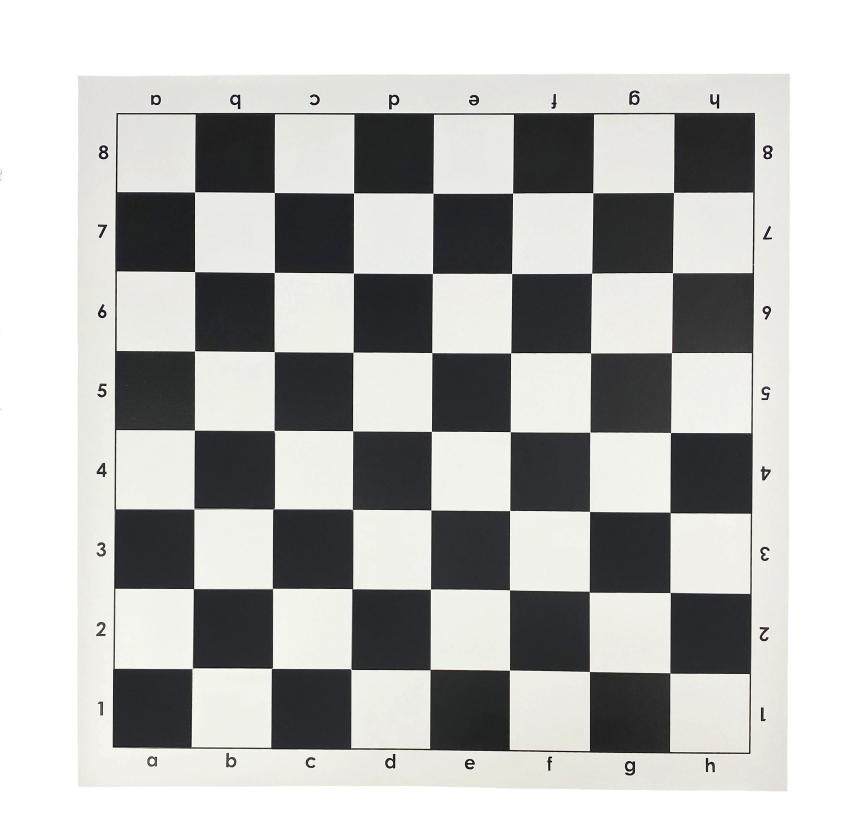
#> input picture Source for PE-20250718T112002Z-1-001/Source for PE/Feature Detection and Description/Image/chessboard.jpg, 2586 x 2506 px, found by its file name (shown at 1/3 size); the run also reads 1 picture not shown here
$ jupyter execute Pipeline_3_Feature_Detection_Fixed.ipynb
#> lines starting #> are read from the running program, lines starting #| are printed output that depends on the picture; after the words box and inside, x2 and y2 are one past the last pixel; in counts of white or black regions, pixels touching at a corner belong together
# 🔍 Pipeline 3: Feature Detection and Description
## Advanced Feature Analysis for Object Recognition

### 🎯 Problem Statement:
**"Detect, describe, and match features in images for object recognition and tracking"**

### 📋 Solution Approach:
1. **Corner Detection** → Find interest points using Harris and FAST
2. **Keypoint Detection** → Extract SIFT and SURF features
3. **Feature Description** → Create robust descriptors
4. **Feature Matching** → Match features between images
5. **Geometric Verification** → Filter matches using RANSAC
6. **Object Recognition** → Identify objects in scene

### 🔧 Techniques Used:
- Harris Corner Detection
- FAST corner detection
- SIFT (Scale-Invariant Feature Transform)
- SURF (Speeded-Up Robust Features)
- ORB (Oriented FAST and Rotated BRIEF)
- Feature matching and homography estimation

[cell 1]
import cv2
import numpy as np
import matplotlib.pyplot as plt
from scipy.spatial.distance import cdist

def show_results(images, titles, rows=2, cols=3, figsize=(15, 10)):
    """Display multiple images in a grid"""
    fig, axes = plt.subplots(rows, cols, figsize=figsize)
    axes = axes.flatten() if rows * cols > 1 else [axes]

    for i, (img, title) in enumerate(zip(images, titles)):
        if i >= len(axes):
            break
        ax = axes[i]

        if len(img.shape) == 3:
            ax.imshow(cv2.cvtColor(img, cv2.COLOR_BGR2RGB))
        else:
            ax.imshow(img, cmap='gray')
        ax.set_title(title, fontweight='bold')
        ax.axis('off')

    for j in range(i + 1, len(axes)):
        axes[j].axis('off')

    plt.tight_layout()
    plt.show()

# [35 lines left out: function create_test_images, not called in this run]

def draw_keypoints(img, keypoints, color=(0, 255, 0)):
    """Draw keypoints on image"""
    result = img.copy()
    for kp in keypoints:
        x, y = int(kp.pt[0]), int(kp.pt[1])
        cv2.circle(result, (x, y), 3, color, -1)
        # Draw orientation if available
        if hasattr(kp, 'angle') and kp.angle != -1:
            angle = np.radians(kp.angle)
            x2 = int(x + 10 * np.cos(angle))
            y2 = int(y + 10 * np.sin(angle))
            cv2.line(result, (x, y), (x2, y2), color, 1)
    return result

print("🔍 Feature Detection and Description Pipeline Ready!")

## 📖 Step 1: Load Images and Preprocessing

[cell 2]
# Try to load real images first
try:
    img1 = cv2.imread('D:/FPT_Material/Sem 4/CPV301/Source for PE/Feature Detection and Description/Image/chessboard.jpg')
#> img1 is the input picture: shape (2506, 2586, 3); mean B, G, R 184.1, 186, 185.7
    img2 = cv2.imread('D:/FPT_Material/Sem 4/CPV301/Source for PE/Feature Detection and Description/Image/home.jpg')

    if img1 is None or img2 is None:
        raise FileNotFoundError("Images not found")

    # Resize images if they're too large
    max_size = 500
    h1, w1 = img1.shape[:2]
    if max(h1, w1) > max_size:
        scale = max_size / max(h1, w1)
        new_w1, new_h1 = int(w1 * scale), int(h1 * scale)
        img1 = cv2.resize(img1, (new_w1, new_h1))
#> img1: shape (484, 500, 3)

    h2, w2 = img2.shape[:2]
    if max(h2, w2) > max_size:
        scale = max_size / max(h2, w2)
        new_w2, new_h2 = int(w2 * scale), int(h2 * scale)
        img2 = cv2.resize(img2, (new_w2, new_h2))

    print("✅ Loaded images from files")

except:
    print("⚠️ Creating synthetic test images...")
    img1, img2 = create_test_images()

# Convert to grayscale for feature detection
gray1 = cv2.cvtColor(img1, cv2.COLOR_BGR2GRAY)
gray2 = cv2.cvtColor(img2, cv2.COLOR_BGR2GRAY)
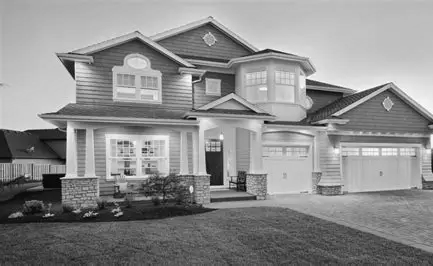
#> gray2: shape (266, 433); min 0, max 255, mean 140.6

print(f"📊 Image Information:")
print(f"Image 1 shape: {img1.shape}")
#| Image 1 shape: (484, 500, 3)
print(f"Image 2 shape: {img2.shape}")
#| Image 2 shape: (266, 433, 3)

# Show original images
show_results(
    [cv2.cvtColor(img1, cv2.COLOR_BGR2RGB), cv2.cvtColor(img2, cv2.COLOR_BGR2RGB)],
    ['Image 1', 'Image 2'],
    rows=1, cols=2, figsize=(12, 6)
)
#> the loop in show_results, `for i, (img, title) in enumerate(zip(images, titles)):` made 2 passes
#> title on passes 1 to 2: 'Image 1', 'Image 2'

## 🎯 Step 2: Corner Detection

[cell 3]
# ========================================
# 2.1 Harris Corner Detection
# ========================================

def harris_corner_detection(img, k=0.04, threshold=0.01):
    """Harris corner detection with detailed analysis"""
#> called with k = 0.04, threshold = 0.01
    # Convert to float
    img_float = np.float32(img)

    # Calculate Harris response
    harris_response = cv2.cornerHarris(img_float, 2, 3, k)

    # Threshold for corner detection
    corners = harris_response > threshold * harris_response.max()
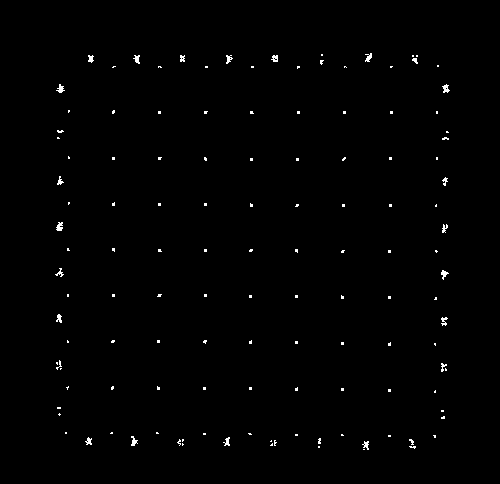
#> corners: shape (484, 500) bool; 0.66% white in thin lines or dots, all inside (x1, y1, x2, y2) = (55, 53, 450, 450)

    # Find corner coordinates
    corner_coords = np.where(corners)
#> corner_coords = 1602 positions, rows 53 to 449, columns 55 to 449
    corner_points = list(zip(corner_coords[1], corner_coords[0]))  # (x, y) format
#> corner_points = 1602 pairs, first value 55 to 449, second value 53 to 449

    return harris_response, corners, corner_points

# Apply Harris corner detection to both images
harris1, corners1, points1 = harris_corner_detection(gray1)
#> points1 has the same summary as corner_points in harris_corner_detection
harris2, corners2, points2 = harris_corner_detection(gray2)
#> call 2 of harris_corner_detection, with k = 0.04, threshold = 0.01
#> in harris_corner_detection (call 2), `corners = harris_response > threshold * harris_response.max()`:
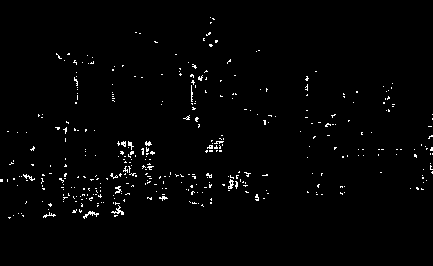
#> corners: shape (266, 433) bool; 1.6% white in thin lines or dots, all inside (x1, y1, x2, y2) = (0, 17, 433, 219)
#> in harris_corner_detection (call 2), `corner_coords = np.where(corners)`: corner_coords = 1798 positions, rows 17 to 218, columns 0 to 432
#> in harris_corner_detection (call 2), `corner_points = list(zip(corner_coords[1], corner_coords[0]))`: corner_points = 1798 pairs, first value 0 to 432, second value 17 to 218
#> points2 has the same summary as corner_points in harris_corner_detection

print(f"🎯 Harris Corner Detection Results:")
print(f"Image 1: Found {len(points1)} corners")
#| Image 1: Found 1602 corners
print(f"Image 2: Found {len(points2)} corners")
#| Image 2: Found 1798 corners

# Visualize Harris corners
img1_harris = img1.copy()
img2_harris = img2.copy()

for x, y in points1:
    cv2.circle(img1_harris, (x, y), 3, (0, 255, 0), -1)
#> this loop made 1602 passes
#> (x, y) on passes 1 to 3: (370, 53), (371, 53), (321, 54)
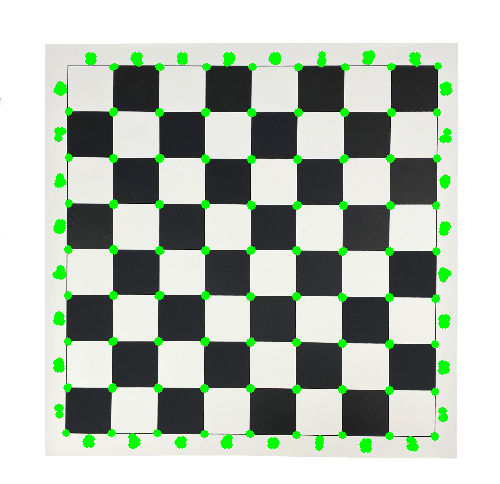
#> img1_harris: shape (484, 500, 3); mean B, G, R 177.9, 189, 179.3

for x, y in points2:
    cv2.circle(img2_harris, (x, y), 3, (0, 255, 0), -1)
#> this loop made 1798 passes
#> (x, y) on passes 1 to 3: (210, 17), (212, 18), (213, 18)
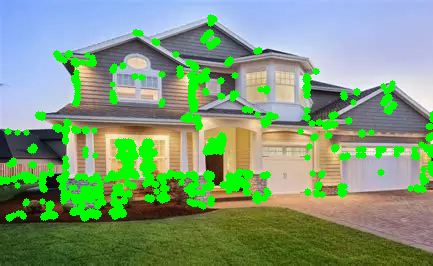
#> img2_harris: shape (266, 433, 3); mean B, G, R 121.3, 156.1, 126

# ========================================
# 2.2 FAST Corner Detection
# ========================================

# Create FAST detector
fast = cv2.FastFeatureDetector_create(threshold=50, nonmaxSuppression=True)

# Detect FAST corners
fast_kp1 = fast.detect(gray1, None)
#> fast_kp1 = 244 keypoints; strongest (x, y, size): (447, 90, 7), (444, 231, 7), (444, 138, 7), (57, 274, 7)
fast_kp2 = fast.detect(gray2, None)
#> fast_kp2 = 265 keypoints; strongest (x, y, size): (61, 178, 7), (222, 184, 7), (73, 77, 7), (383, 103, 7)

print(f"\n⚡ FAST Corner Detection Results:")
print(f"Image 1: Found {len(fast_kp1)} FAST corners")
#| Image 1: Found 244 FAST corners
print(f"Image 2: Found {len(fast_kp2)} FAST corners")
#| Image 2: Found 265 FAST corners

# Visualize FAST corners
img1_fast = draw_keypoints(img1, fast_kp1, (255, 0, 0))
#> the loop in draw_keypoints, `for kp in keypoints:` made 244 passes
#> (kp, x, y) on passes 1 to 3: (keypoint at (367, 53), size 7, 367, 53), (keypoint at (370, 53), size 7, 370, 53), (keypoint at (88, 55), size 7, 88, 55)
#> after the loop in draw_keypoints, `for kp in keypoints:`:
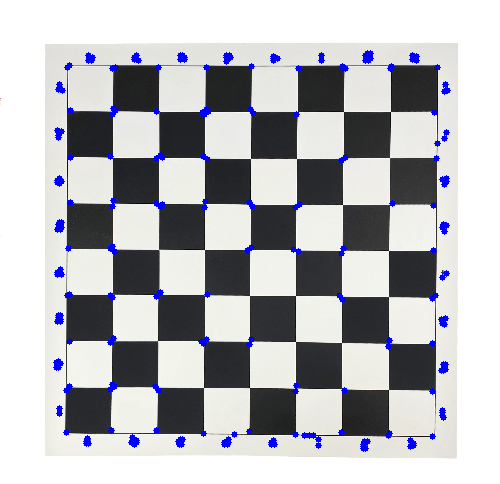
#> result: shape (484, 500, 3); mean B, G, R 186.4, 182.4, 182
img2_fast = draw_keypoints(img2, fast_kp2, (255, 0, 0))
#> call 2 of draw_keypoints, with color = (255, 0, 0)
#> the loop in draw_keypoints (call 2), `for kp in keypoints:` made 265 passes
#> (kp, x, y) on passes 1 to 3: (keypoint at (211, 17), size 7, 211, 17), (keypoint at (209, 22), size 7, 209, 22), (keypoint at (136, 31), size 7, 136, 31)
#> after the loop in draw_keypoints (call 2), `for kp in keypoints:`:
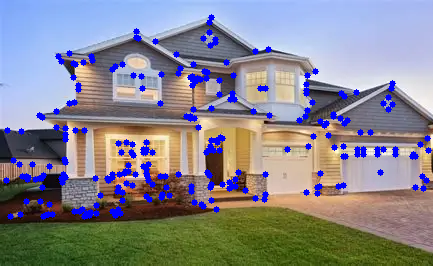
#> result: shape (266, 433, 3); mean B, G, R 142.7, 133.2, 135

# ========================================
# 2.3 goodFeaturesToTrack (Shi-Tomasi)
# ========================================

# Shi-Tomasi corner detection
shi_corners1 = cv2.goodFeaturesToTrack(gray1, maxCorners=100, qualityLevel=0.01, minDistance=10)
#> shi_corners1 = 100 rows, first 8: [204, 249], [57, 273], [60, 89], [295, 341], [226, 442], [389, 251], [342, 204], [113, 157]
shi_corners2 = cv2.goodFeaturesToTrack(gray2, maxCorners=100, qualityLevel=0.01, minDistance=10)
#> shi_corners2 = 100 rows, first 8: [195, 118], [306, 79], [210, 184], [64, 174], [222, 184], [111, 174], [192, 81], [264, 121]

print(f"\n📐 Shi-Tomasi Corner Detection Results:")
if shi_corners1 is not None:
    print(f"Image 1: Found {len(shi_corners1)} Shi-Tomasi corners")
#| Image 1: Found 100 Shi-Tomasi corners
else:
    print(f"Image 1: No Shi-Tomasi corners found")

if shi_corners2 is not None:
    print(f"Image 2: Found {len(shi_corners2)} Shi-Tomasi corners")
#| Image 2: Found 100 Shi-Tomasi corners
else:
    print(f"Image 2: No Shi-Tomasi corners found")

# Visualize Shi-Tomasi corners
img1_shi = img1.copy()
img2_shi = img2.copy()

if shi_corners1 is not None:
    for corner in shi_corners1:
        x, y = corner.ravel().astype(int)
        cv2.circle(img1_shi, (x, y), 3, (0, 0, 255), -1)
#> this loop made 100 passes
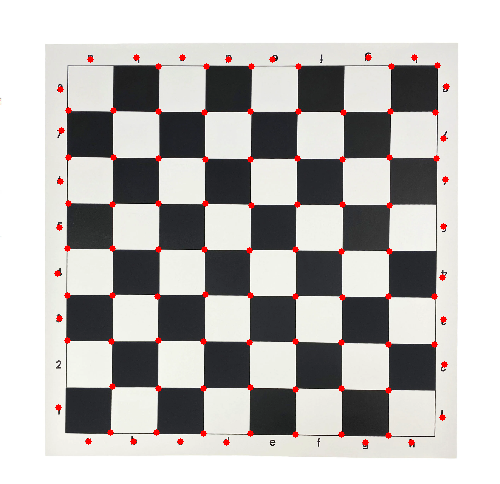
#> img1_shi: shape (484, 500, 3); mean B, G, R 182.5, 184.3, 187

if shi_corners2 is not None:
    for corner in shi_corners2:
        x, y = corner.ravel().astype(int)
        cv2.circle(img2_shi, (x, y), 3, (0, 0, 255), -1)
#> this loop made 100 passes
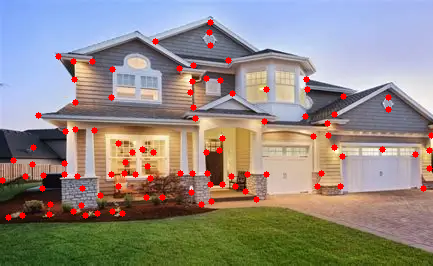
#> img2_shi: shape (266, 433, 3); mean B, G, R 131.5, 137.4, 146.3

# Show corner detection results
show_results(
    [cv2.cvtColor(img1_harris, cv2.COLOR_BGR2RGB),
     cv2.cvtColor(img1_fast, cv2.COLOR_BGR2RGB),
     cv2.cvtColor(img1_shi, cv2.COLOR_BGR2RGB),
     cv2.cvtColor(img2_harris, cv2.COLOR_BGR2RGB),
     cv2.cvtColor(img2_fast, cv2.COLOR_BGR2RGB),
     cv2.cvtColor(img2_shi, cv2.COLOR_BGR2RGB)],
    ['Harris Corners', 'FAST Corners', 'Shi-Tomasi',
     'Harris Corners', 'FAST Corners', 'Shi-Tomasi'],
    rows=2, cols=3
)
#> the loop in show_results (call 2), `for i, (img, title) in enumerate(zip(images, titles)):` made 6 passes

## 🔍 Step 3: Keypoint Detection and Description

[cell 4]
# ========================================
# 3.1 SIFT Feature Detection
# ========================================

try:
    # Create SIFT detector
    sift = cv2.SIFT_create(nfeatures=500)

    # Detect and compute SIFT features
    sift_kp1, sift_desc1 = sift.detectAndCompute(gray1, None)
#> sift_kp1 = 379 keypoints; strongest (x, y, size): (86, 412, 31.7), (416, 86, 33.1), (87, 134, 30.5), (136, 85, 30.8)
    sift_kp2, sift_desc2 = sift.detectAndCompute(gray2, None)
#> sift_kp2 = 500 keypoints; strongest (x, y, size): (63, 175, 2.4), (195, 119, 1.9), (266, 122, 2.6), (70, 66, 7.2)

    print(f"🔍 SIFT Feature Detection Results:")
    print(f"Image 1: {len(sift_kp1)} keypoints, descriptor shape: {sift_desc1.shape if sift_desc1 is not None else 'None'}")
#| Image 1: 379 keypoints, descriptor shape: (379, 128)
    print(f"Image 2: {len(sift_kp2)} keypoints, descriptor shape: {sift_desc2.shape if sift_desc2 is not None else 'None'}")
#| Image 2: 500 keypoints, descriptor shape: (500, 128)

    sift_available = True

except Exception as e:
    print(f"⚠️ SIFT not available: {e}")
    sift_available = False
    sift_kp1, sift_desc1 = [], None
    sift_kp2, sift_desc2 = [], None

# ========================================
# 3.2 ORB Feature Detection
# ========================================

# Create ORB detector
orb = cv2.ORB_create(nfeatures=500)

# Detect and compute ORB features
orb_kp1, orb_desc1 = orb.detectAndCompute(gray1, None)
#> orb_kp1 = 500 keypoints; strongest (x, y, size): (58, 89, 31), (368, 57, 31), (132, 437, 31), (410, 440, 31)
orb_kp2, orb_desc2 = orb.detectAndCompute(gray2, None)
#> orb_kp2 = 487 keypoints; strongest (x, y, size): (63, 174, 31), (62, 175, 37.2), (192, 79, 31), (307, 80, 37.2)

print(f"\n🎯 ORB Feature Detection Results:")
print(f"Image 1: {len(orb_kp1)} keypoints, descriptor shape: {orb_desc1.shape if orb_desc1 is not None else 'None'}")
#| Image 1: 500 keypoints, descriptor shape: (500, 32)
print(f"Image 2: {len(orb_kp2)} keypoints, descriptor shape: {orb_desc2.shape if orb_desc2 is not None else 'None'}")
#| Image 2: 487 keypoints, descriptor shape: (487, 32)

# ========================================
# 3.3 AKAZE Feature Detection
# ========================================

try:
    # Create AKAZE detector
    akaze = cv2.AKAZE_create()

    # Detect and compute AKAZE features
    akaze_kp1, akaze_desc1 = akaze.detectAndCompute(gray1, None)
#> akaze_kp1 = 939 keypoints; strongest (x, y, size): (273, 227, 22.8), (227, 181, 22.8), (182, 272, 22.8), (227, 272, 22.8)
    akaze_kp2, akaze_desc2 = akaze.detectAndCompute(gray2, None)
#> akaze_kp2 = 383 keypoints; strongest (x, y, size): (69, 65, 8.1), (213, 159, 11.4), (216, 179, 8.1), (60, 159, 8.1)

    print(f"\n🌟 AKAZE Feature Detection Results:")
    print(f"Image 1: {len(akaze_kp1)} keypoints, descriptor shape: {akaze_desc1.shape if akaze_desc1 is not None else 'None'}")
#| Image 1: 939 keypoints, descriptor shape: (939, 61)
    print(f"Image 2: {len(akaze_kp2)} keypoints, descriptor shape: {akaze_desc2.shape if akaze_desc2 is not None else 'None'}")
#| Image 2: 383 keypoints, descriptor shape: (383, 61)

    akaze_available = True

except Exception as e:
    print(f"⚠️ AKAZE error: {e}")
    akaze_available = False
    akaze_kp1, akaze_desc1 = [], None
    akaze_kp2, akaze_desc2 = [], None

# ========================================
# 3.4 Visualize Keypoints
# ========================================

# Draw keypoints with orientations and scales
img1_features = []
img2_features = []
feature_names = []

if sift_available and len(sift_kp1) > 0:
    img1_sift = cv2.drawKeypoints(img1, sift_kp1, None, flags=cv2.DRAW_MATCHES_FLAGS_DRAW_RICH_KEYPOINTS)
    img2_sift = cv2.drawKeypoints(img2, sift_kp2, None, flags=cv2.DRAW_MATCHES_FLAGS_DRAW_RICH_KEYPOINTS)
    img1_features.extend([img1_sift])
    img2_features.extend([img2_sift])
    feature_names.extend(['SIFT'])

if len(orb_kp1) > 0:
    img1_orb = cv2.drawKeypoints(img1, orb_kp1, None, flags=cv2.DRAW_MATCHES_FLAGS_DRAW_RICH_KEYPOINTS)
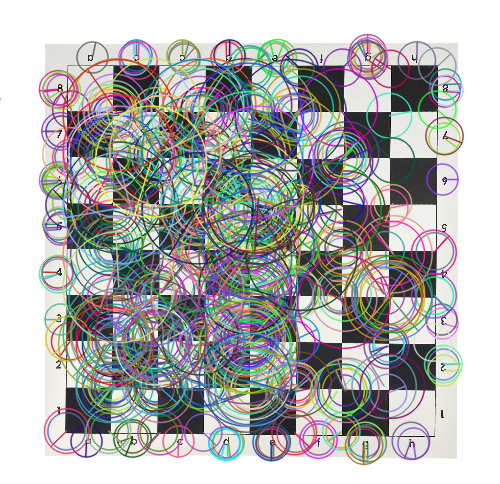
#> img1_orb: shape (484, 500, 3); mean B, G, R 176.4, 177.2, 176.6
    img2_orb = cv2.drawKeypoints(img2, orb_kp2, None, flags=cv2.DRAW_MATCHES_FLAGS_DRAW_RICH_KEYPOINTS)
    img1_features.extend([img1_orb])
    img2_features.extend([img2_orb])
    feature_names.extend(['ORB'])

if akaze_available and len(akaze_kp1) > 0:
    img1_akaze = cv2.drawKeypoints(img1, akaze_kp1, None, flags=cv2.DRAW_MATCHES_FLAGS_DRAW_RICH_KEYPOINTS)
#> (the rest of the program and of its run is left out)
